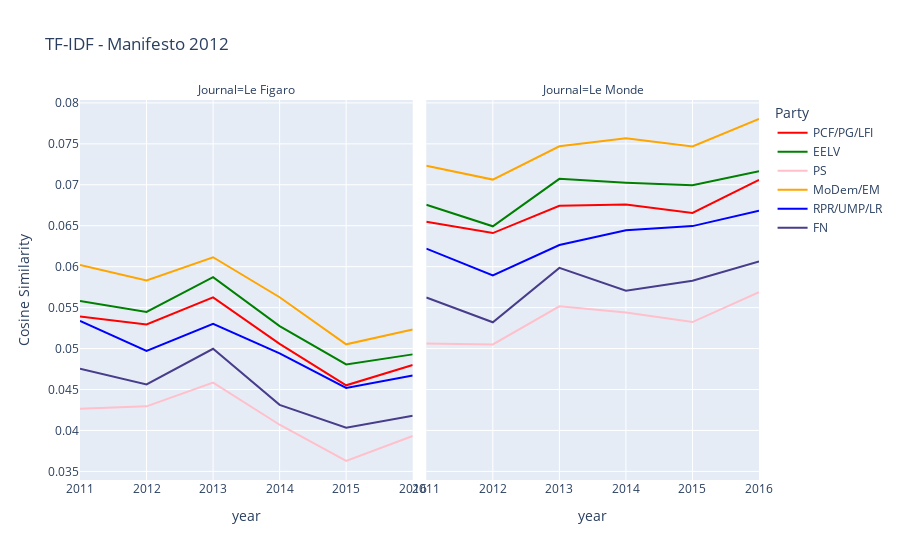

Source (notebook cell):
### Code cell
px.line(tmp2012,
        x='annee',
        y=tmp2012.columns[3:],
        facet_col='partyname',
        labels={'partyname':'Journal','variable':'Party','value':'Cosine Similarity','annee':'year'},
        title='TF-IDF - Manifesto 2012',
        color_discrete_map=dict_color
       )

### Figure 1 — Plotly figure (JSON) as saved in the notebook; plotly's stock layout.template omitted (floating-point values rounded to 4 significant figures)
{"data": [{"hovertemplate": "Party=PCF/PG/LFI<br>Journal=Le Figaro<br>year=%{x}<br>Cosine Similarity=%{y}<extra></extra>", "legendgroup": "PCF/PG/LFI", "line": {"color": "red", "dash": "solid"}, "marker": {"symbol": "circle"}, "mode": "lines", "name": "PCF/PG/LFI", "orientation": "v", "showlegend": true, "type": "scatter", "x": [2011, 2012, 2013, 2014, 2015, 2016], "xaxis": "x", "y": [0.05393, 0.05293, 0.05625, 0.05057, 0.04551, 0.04799], "yaxis": "y"}, {"hovertemplate": "Party=PCF/PG/LFI<br>Journal=Le Monde<br>year=%{x}<br>Cosine Similarity=%{y}<extra></extra>", "legendgroup": "PCF/PG/LFI", "line": {"color": "red", "dash": "solid"}, "marker": {"symbol": "circle"}, "mode": "lines", "name": "PCF/PG/LFI", "orientation": "v", "showlegend": false, "type": "scatter", "x": [2011, 2012, 2013, 2014, 2015, 2016], "xaxis": "x2", "y": [0.06548, 0.0641, 0.06744, 0.06759, 0.06656, 0.0706], "yaxis": "y2"}, {"hovertemplate": "Party=EELV<br>Journal=Le Figaro<br>year=%{x}<br>Cosine Similarity=%{y}<extra></extra>", "legendgroup": "EELV", "line": {"color": "green", "dash": "solid"}, "marker": {"symbol": "circle"}, "mode": "lines", "name": "EELV", "orientation": "v", "showlegend": true, "type": "scatter", "x": [2011, 2012, 2013, 2014, 2015, 2016], "xaxis": "x", "y": [0.0558, 0.05446, 0.05871, 0.05274, 0.04806, 0.04929], "yaxis": "y"}, {"hovertemplate": "Party=EELV<br>Journal=Le Monde<br>year=%{x}<br>Cosine Similarity=%{y}<extra></extra>", "legendgroup": "EELV", "line": {"color": "green", "dash": "solid"}, "marker": {"symbol": "circle"}, "mode": "lines", "name": "EELV", "orientation": "v", "showlegend": false, "type": "scatter", "x": [2011, 2012, 2013, 2014, 2015, 2016], "xaxis": "x2", "y": [0.06755, 0.06493, 0.07072, 0.07025, 0.06995, 0.07166], "yaxis": "y2"}, {"hovertemplate": "Party=PS<br>Journal=Le Figaro<br>year=%{x}<br>Cosine Similarity=%{y}<extra></extra>", "legendgroup": "PS", "line": {"color": "pink", "dash": "solid"}, "marker": {"symbol": "circle"}, "mode": "lines", "name": "PS", "orientation": "v", "showlegend": true, "type": "scatter", "x": [2011, 2012, 2013, 2014, 2015, 2016], "xaxis": "x", "y": [0.04264, 0.04294, 0.04584, 0.0407, 0.03627, 0.03931], "yaxis": "y"}, {"hovertemplate": "Party=PS<br>Journal=Le Monde<br>year=%{x}<br>Cosine Similarity=%{y}<extra></extra>", "legendgroup": "PS", "line": {"color": "pink", "dash": "solid"}, "marker": {"symbol": "circle"}, "mode": "lines", "name": "PS", "orientation": "v", "showlegend": false, "type": "scatter", "x": [2011, 2012, 2013, 2014, 2015, 2016], "xaxis": "x2", "y": [0.05062, 0.0505, 0.05516, 0.05441, 0.05324, 0.05688], "yaxis": "y2"}, {"hovertemplate": "Party=MoDem/EM<br>Journal=Le Figaro<br>year=%{x}<br>Cosine Similarity=%{y}<extra></extra>", "legendgroup": "MoDem/EM", "line": {"color": "orange", "dash": "solid"}, "marker": {"symbol": "circle"}, "mode": "lines", "name": "MoDem/EM", "orientation": "v", "showlegend": true, "type": "scatter", "x": [2011, 2012, 2013, 2014, 2015, 2016], "xaxis": "x", "y": [0.0602, 0.05831, 0.06115, 0.05626, 0.05052, 0.05233], "yaxis": "y"}, {"hovertemplate": "Party=MoDem/EM<br>Journal=Le Monde<br>year=%{x}<br>Cosine Similarity=%{y}<extra></extra>", "legendgroup": "MoDem/EM", "line": {"color": "orange", "dash": "solid"}, "marker": {"symbol": "circle"}, "mode": "lines", "name": "MoDem/EM", "orientation": "v", "showlegend": false, "type": "scatter", "x": [2011, 2012, 2013, 2014, 2015, 2016], "xaxis": "x2", "y": [0.07233, 0.07063, 0.0747, 0.07567, 0.07468, 0.07803], "yaxis": "y2"}, {"hovertemplate": "Party=RPR/UMP/LR<br>Journal=Le Figaro<br>year=%{x}<br>Cosine Similarity=%{y}<extra></extra>", "legendgroup": "RPR/UMP/LR", "line": {"color": "blue", "dash": "solid"}, "marker": {"symbol": "circle"}, "mode": "lines", "name": "RPR/UMP/LR", "orientation": "v", "showlegend": true, "type": "scatter", "x": [2011, 2012, 2013, 2014, 2015, 2016], "xaxis": "x", "y": [0.05339, 0.0497, 0.05303, 0.04942, 0.04518, 0.04672], "yaxis": "y"}, {"hovertemplate": "Party=RPR/UMP/LR<br>Journal=Le Monde<br>year=%{x}<br>Cosine Similarity=%{y}<extra></extra>", "legendgroup": "RPR/UMP/LR", "line": {"color": "blue", "dash": "solid"}, "marker": {"symbol": "circle"}, "mode": "lines", "name": "RPR/UMP/LR", "orientation": "v", "showlegend": false, "type": "scatter", "x": [2011, 2012, 2013, 2014, 2015, 2016], "xaxis": "x2", "y": [0.0622, 0.05894, 0.06264, 0.06443, 0.06495, 0.06682], "yaxis": "y2"}, {"hovertemplate": "Party=FN<br>Journal=Le Figaro<br>year=%{x}<br>Cosine Similarity=%{y}<extra></extra>", "legendgroup": "FN", "line": {"color": "darkslateblue", "dash": "solid"}, "marker": {"symbol": "circle"}, "mode": "lines", "name": "FN", "orientation": "v", "showlegend": true, "type": "scatter", "x": [2011, 2012, 2013, 2014, 2015, 2016], "xaxis": "x", "y": [0.04755, 0.04562, 0.04997, 0.04313, 0.04033, 0.04178], "yaxis": "y"}, {"hovertemplate": "Party=FN<br>Journal=Le Monde<br>year=%{x}<br>Cosine Similarity=%{y}<extra></extra>", "legendgroup": "FN", "line": {"color": "darkslateblue", "dash": "solid"}, "marker": {"symbol": "circle"}, "mode": "lines", "name": "FN", "orientation": "v", "showlegend": false, "type": "scatter", "x": [2011, 2012, 2013, 2014, 2015, 2016], "xaxis": "x2", "y": [0.05623, 0.05321, 0.05985, 0.05707, 0.05829, 0.06065], "yaxis": "y2"}], "layout": {"annotations": [{"font": {}, "showarrow": false, "text": "Journal=Le Figaro", "x": 0.245, "xanchor": "center", "xref": "paper", "y": 1, "yanchor": "bottom", "yref": "paper"}, {"font": {}, "showarrow": false, "text": "Journal=Le Monde", "x": 0.755, "xanchor": "center", "xref": "paper", "y": 1, "yanchor": "bottom", "yref": "paper"}], "legend": {"title": {"text": "Party"}, "tracegroupgap": 0}, "title": {"text": "TF-IDF - Manifesto 2012"}, "xaxis": {"anchor": "y", "domain": [0, 0.49], "title": {"text": "year"}}, "xaxis2": {"anchor": "y2", "domain": [0.51, 1], "matches": "x", "title": {"text": "year"}}, "yaxis": {"anchor": "x", "domain": [0, 1], "title": {"text": "Cosine Similarity"}}, "yaxis2": {"anchor": "x2", "domain": [0, 1], "matches": "y", "showticklabels": false}}}
